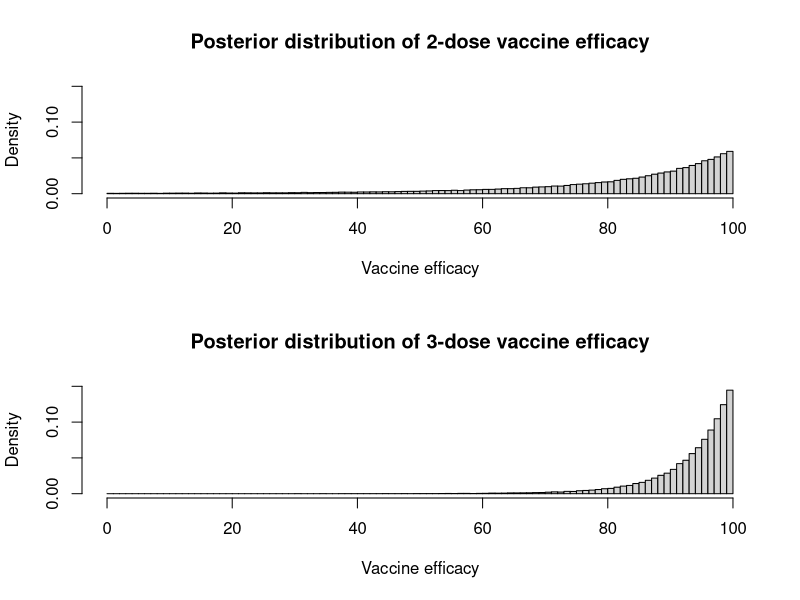
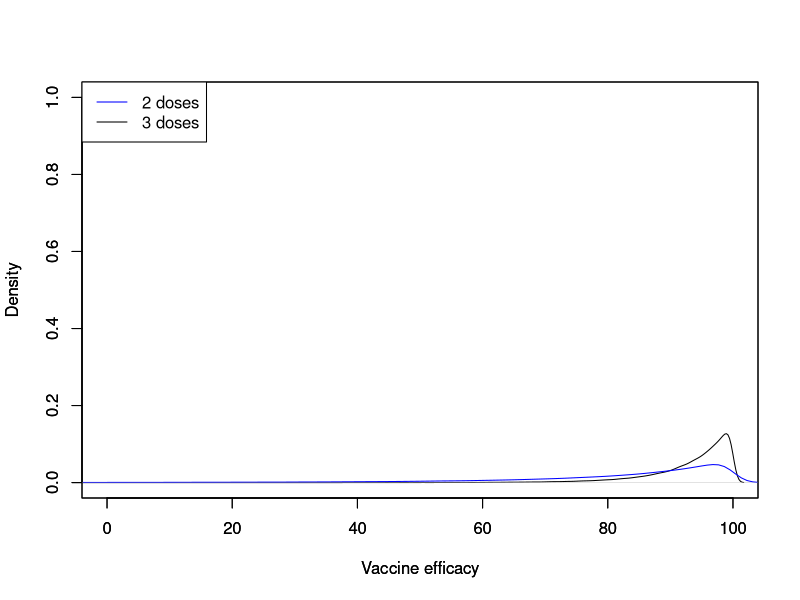

These charts were generated, in order, by the following R code: (Note: this script raises an error after producing the figures.)
  # vaccine efficacy of Hep E vaccine  after 1,2, and 3 doses

#  Numbers based on Zhu et al Lancet 2010 (including key numbers in webappendix)
#  Numbers are are slightly revised from earlier version to exclude those in the reactogenicity subset who were not followed up after the first 6 months.
#  Checked on August 10th 2015.

# Efficacy based on 1 dose

# 3817 in the vaccine arm received one dose, 3874 in the placebo arm received one dose
# one HEV case in vaccine arm in this group, and one in the placebo arm
# Therefore no evidence of of vaccine efficacy for a single dose.
#
# Efficacy based on 2 doses

#n_v<- 3542  # number vaccinated with doses 1 and 2 only

# Use these numbers..this corresponds to number receiving the first 2 doses who were followed up between months 1.5 and 6 for HEV outcomes
n_p<- 52167-1329  # number getting placebo with doses 1 and 2 only (see fig 1. Excluces those who got 1 dose, dose 1 and 3 and reactogencity subset)
n_v<- 52235-1316  # number vaccinated (see fig 1 52235)

# Don't use numbers below here br - these represent total number receiving  at least 2 doses
 
#n_p<- 54972  # number getting placebo with doses 1 and 2 only
#n_v<- 54986  # number vaccinated

# Don't use numbers below for n_p and n_v - as the paper does not report HEV outcomes corresponding to these
# people alone (Ruby is writing to ask for these data)
#n_p<- 3504   # number getting placebo with doses 1 and 2 only
#n_v<- 3542  # number vaccinated

# Use these numbers..these correspond to HEV outcomes in those receiving the first 2 doses who were followed up between months 1.5 and 6 
# (note though that there may be longer follow-up of those receiving only 2-doses which would give us more data with which to estimate effect 
# of vaccine - this woluld follow-up for HEV outcomes of those who received only 2 doses beyond 6 months)
c_v<- 0  # HEV cases in those vaccinated with doses 1 and 2 only
c_p<- 5  # HEV cases in those getting placebo with doses 1 and 2 only

ARV<-c_v/n_v # attack rate vaccinated
ARU<-c_p/n_p # attack rate unvaccinated

VE<-100*(ARU-ARV)/ARU

# various ways to calculate CIs for this. We use Bayesain approach

#  Let p_v be the prob of being infected in the vaccine group
#  Let p_p be the prob of being infected in the placebo group
# our estimate of VE is 100(p_p - p_v)/p_p

# If we give the p_v and p_p beta(1,1) priors were can use beta-binomial conjugacy to estimate posterior distributions of both
#  If the prior for the probability of success (in this case reporting of a case) is beta(a, b), 
#  and we have n trials with x successes, then the posterior for the probability of success will 
# be beta(a+x, b+n-x). 
# so posterior for p_v will be beta(1+ c_v, 1+ n_v-c_v)  - so we create a sample form this - similarly for p_p
p_v.post.sample<-rbeta(100000, 1+ c_v, 1+ n_v-c_v)
p_p.post.sample<-rbeta(100000,1+ c_p, 1+ n_p-c_p)

VE2.post.sample<-100*(p_p.post.sample -p_v.post.sample)/p_p.post.sample

VE2.mean<-mean(VE2.post.sample)
VE2.qs<-quantile(VE2.post.sample,c(.025,.5,.975))
# gives a mean of 60.5, VE calc is 80.2, 95% CrIs are -34.2, 96.2

# Efficacy based on 3 doses

n_v<- 48693  # number vaccinated with doses 1  2  and 3 
n_p<- 48663  # number getting placebo with doses 1  2  and 3
c_v<- 0  # HEV cases in those vaccinated with doses 1  2  and 3
c_p<- 15  # HEV cases in those getting placebo with doses 1  2  and 3

ARV<-c_v/n_v # attack rate vaccinated
ARU<-c_p/n_p # attack rate unvaccinated

VE<-100*(ARU-ARV)/ARU

p_v.post.sample<-rbeta(100000, 1+ c_v, 1+ n_v-c_v)
p_p.post.sample<-rbeta(100000,1+ c_p, 1+ n_p-c_p)

VE3.post.sample<-100*(p_p.post.sample -p_v.post.sample)/p_p.post.sample

VE3.mean<-mean(VE3.post.sample)
VE3.qs<-quantile(VE3.post.sample,c(.025,.5,.975))

pdf("Histogram of two and three dose vaccine efficacy.pdf")
par(mfrow=c(2,1))
hist(VE2.post.sample[VE2.post.sample>0],breaks=c(0,1:100),freq=FALSE, main = "Posterior distribution of 2-dose vaccine efficacy", xlab= "Vaccine efficacy",ylim=c(0,.15))
hist(VE3.post.sample[VE3.post.sample>0],breaks=c(0,1:100),freq=FALSE, main = "Posterior distribution of 3-dose vaccine efficacy", xlab= "Vaccine efficacy",ylim=c(0,.15))
dev.off()


pdf("Posterior density of two and three dose vaccine efficacy.pdf")
plot(density(VE3.post.sample,bw="nrd",adjust=1),type='l', xlab="Vaccine efficacy", ylab="Density",main="",xlim=c(0,100),ylim=c(0,1.0))
par(new=T)
plot(density(VE2.post.sample,bw="nrd",adjust=1),type='l', xlab="Vaccine efficacy", ylab="Density",main="",xlim=c(0,100),ylim=c(0,1.0),col="blue",)
legend("topleft", legend=c("2 doses", "3 doses"),col=c("blue","black"),lty=1)

VE3subset.post.sample<-100*(p_p.post.sample -p_v.post.sample)/p_p.post.sample
VE3subset.mean<-mean(VE2subset.post.sample)
VE3subset.qs<-quantile(VE2subset.post.sample,c(.025,.5,.975))

dev.off()




# the above gives 
#  2.5%      50%    97.5% 
#  74.21090 95.61477 99.84041 
# which is very close reported CIs in the paper (72.1, 100)

# now add a line for what Zhu call the first two doses subset 
n_v<- 54986  # number vaccinated  in "first doses subset"
n_p<- 54973  # number getting placebo  in "first doses subset"
c_v<- 0  # HEV cases in those vaccinated in "first doses subset"
c_p<- 5  # HEV cases in those getting placebo  in "first doses subset"

ARV<-c_v/n_v # attack rate vaccinated
ARU<-c_p/n_p # attack rate unvaccinated

VE<-100*(ARU-ARV)/ARU

p_v.post.sample<-rbeta(100000, 1+ c_v, 1+ n_v-c_v)
p_p.post.sample<-rbeta(100000,1+ c_p, 1+ n_p-c_p)

VE2subset.post.sample<-100*(p_p.post.sample -p_v.post.sample)/p_p.post.sample
VE2subset.mean<-mean(VE2subset.post.sample)
VE2subset.qs<-quantile(VE2subset.post.sample,c(.025,.5,.975))
#> VE2subset.qs
#2.5%      50%    97.5% 
# 14.67174 87.66518 99.56908 




pdf("Posterior density of two and three dose vaccine efficacy.pdf")
plot(density(VE3.post.sample),type='l', xlab="Vaccine efficacy", ylab="Density",main="",xlim=c(-50,100),ylim=c(0,0.15))
par(new=T)
plot(density(VE2.post.sample),type='l', xlab="Vaccine efficacy", ylab="Density",main="",xlim=c(-50,100),ylim=c(0,0.15),col="blue",)
par(new=T)
plot(density(VE2subset.post.sample),type='l', xlab="Vaccine efficacy", ylab="Density",main="",xlim=c(-50,100),ylim=c(0,0.15),col="green",)
legend("topleft", legend=c("Exactly 2 doses","First 2 doses subset", "3 doses"),col=c("blue","green", "black"),lty=1)

dev.off()



